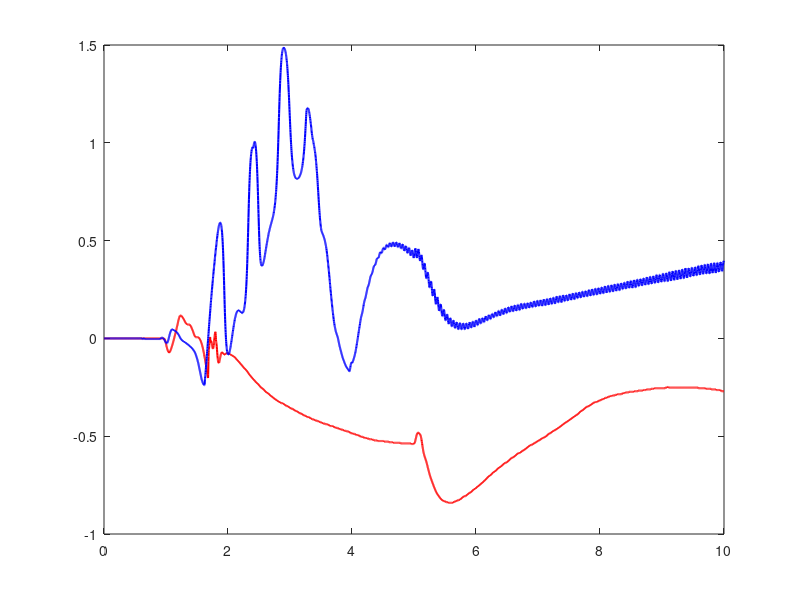

Recreate this plot in MATLAB. (Note: this script raises an error after producing the figure.)
%% load file
% caso1 = load('Oboe_projects-Andrea-s_Branch/caso1.mat');
% caso2 = load('Oboe_projects-Andrea-s_Branch/caso2.mat');
% caso3 = load('Oboe_projects-Andrea-s_Branch/caso3.mat');
% caso4 = load('Oboe_projects-Andrea-s_Branch/caso4.mat');
% caso5 = load('Oboe_projects-Andrea-s_Branch/caso5.mat');
% caso6 = load('Oboe_projects-Andrea-s_Branch/caso6.mat');
% caso7 = load('Oboe_projects-Andrea-s_Branch/caso7.mat');
% caso8 = load('Oboe_projects-Andrea-s_Branch/caso8.mat');
% caso9 = load('Oboe_projects-Andrea-s_Branch/caso9.mat');
caso10 = load('Oboe_projects-Andrea-s_Branch/caso10.mat');
caso11 = load('Oboe_projects-Andrea-s_Branch/caso11.mat');
% caso12 = load('Oboe_projects-Andrea-s_Branch/caso12.mat');
% caso13 = load('Oboe_projects-Andrea-s_Branch/caso13.mat');
% caso14 = load('Oboe_projects-Andrea-s_Branch/caso14.mat');
% caso15 = load('Oboe_projects-Andrea-s_Branch/caso15.mat');
% caso16 = load('Oboe_projects-Andrea-s_Branch/caso16.mat');
% caso17 = load('Oboe_projects-Andrea-s_Branch/caso17.mat');
% caso18 = load('Oboe_projects-Andrea-s_Branch/caso18.mat');

fprintf('COMMENTI detti durante il laboratorio: \n')
disp('caso 10: motore molto aggressivo --> sembra il più aggressivo (all impulso) finora + tiene la posizione (va lentamente a 0) + ROBUSTO + vibra poco');
disp('caso 11: vibra + ROBUSTO + non tiene la posizione');

%% Plot figure
%% caso 5) posizione theta
figure(1)
set(gcf,'Position',[100 100 600 600])
% fontsize(gcf,scale=1.3)
grid on
hLine1=plot(caso10.simulazione_out.time,caso10.simulazione_out.signals.values(:,1),...
    'LineStyle','-',...
    'LineWidth',1.5,...
    'Color', 'r');
hold on 
hLine=plot(caso11.simulazione_out.time,caso11.simulazione_out.signals.values(:,1),...
    'LineStyle','-',...
    'LineWidth',1.5,...
    'Color', 'b');

hLine.Color(4)=1;
hLine1.Color(4)=1;

hold off
xlabel("$t$ [s]",'Interpreter',"latex",'FontSize',20) 
ylabel("$\theta$ [rad]",'Interpreter',"latex",'FontSize',20) 
legend('${{\theta}_{caso\, 10}}$','${{\theta}_{caso\, 11}}$','interpreter','latex','FontSize',22, 'Location','southwest')
fontsize(gca,scale=1.3)
xlim([0 15])
axis tight


%% caso 5) posizione alpha
figure(2)
set(gcf,'Position',[100 100 600 600])
% fontsize(gcf,scale=1.3)
grid on
hLine1=plot(caso10.simulazione_out.time,caso10.simulazione_out.signals.values(:,2),...
    'LineStyle','-',...
    'LineWidth',1.5,...
    'Color', 'r');
hold on 
hLine=plot(caso11.simulazione_out.time,caso11.simulazione_out.signals.values(:,2),...
    'LineStyle','-',...
    'LineWidth',1.5,...
    'Color', 'b');

hLine.Color(4)=1;
hLine1.Color(4)=1;

hold off
xlabel("$t$ [s]",'Interpreter',"latex",'FontSize',20) 
ylabel("$\alpha$ [rad]",'Interpreter',"latex",'FontSize',20) 
legend('${{\alpha}_{caso\, 10}}$','${{\alpha}_{caso\, 11}}$','interpreter','latex','FontSize',22, 'Location','southwest')
fontsize(gca,scale=1.3)
xlim([0 15])
axis tight

%% caso 5) velocità theta
figure(3)
set(gcf,'Position',[100 100 600 600])
% fontsize(gcf,scale=1.3)
grid on
hLine1=plot(caso10.simulazione_out.time,caso10.simulazione_out.signals.values(:,3),...
    'LineStyle','-',...
    'LineWidth',1.5,...
    'Color', 'r');
hold on 
hLine=plot(caso11.simulazione_out.time,caso11.simulazione_out.signals.values(:,3),...
    'LineStyle','-',...
    'LineWidth',1.5,...
    'Color', 'b');

hLine.Color(4)=1;
hLine1.Color(4)=1;

hold off
xlabel("$t$ [s]",'Interpreter',"latex",'FontSize',20) 
ylabel("$\dot{\theta}$ [rad/s]",'Interpreter',"latex",'FontSize',20) 
legend('${\dot{\theta}_{caso\, 10}}$','${\dot{\theta}_{caso\, 11}}$','interpreter','latex','FontSize',22, 'Location','southwest')
fontsize(gca,scale=1.3)
xlim([0 15])
axis tight

%% caso 5) velocità alpha
figure(4)
set(gcf,'Position',[100 100 600 600])
% fontsize(gcf,scale=1.3)
grid on
hLine1=plot(caso10.simulazione_out.time,caso10.simulazione_out.signals.values(:,4),...
    'LineStyle','-',...
    'LineWidth',1.5,...
    'Color', 'r');
hold on 
hLine=plot(caso11.simulazione_out.time,caso11.simulazione_out.signals.values(:,4),...
    'LineStyle','-',...
    'LineWidth',1.5,...
    'Color', 'b');


hLine.Color(4)=1;
hLine1.Color(4)=1;

hold off
xlabel("$t$ [s]",'Interpreter',"latex",'FontSize',20) 
ylabel("$\dot{\alpha}$ [rad/s]",'Interpreter',"latex",'FontSize',20) 
legend('${\dot{\alpha}_{caso\, 10}}$','${\dot{\alpha}_{caso\, 11}}$','interpreter','latex','FontSize',22, 'Location','southwest')
fontsize(gca,scale=1.3)
xlim([0 15])
axis tight
